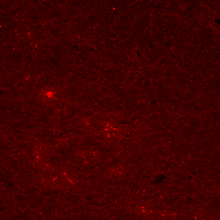
%> input picture Control/1-DUIZHAO1_0001.tif.frames/1-DUIZHAO1_0001_C003Z002.tif, 220 x 220 px, shrunk from 1024 x 1024 before the run; its folder holds only this picture in this run
$ octave --eval "countobjects;"   (GNU Octave 9; MATLAB toolbox functions it lacks are replaced by stand-ins)
%> lines starting %> are read from the running program, lines starting %| are printed output that depends on the picture; in (x1, y1, x2, y2) boxes, pixels count from 0 and x2, y2 are one past the last pixel; in counts of white or black regions, pixels touching at a corner belong together; the program's own positions count from 1
function countobjects()

clear

imgPathes = {'Control', '1-DUIZHAO1_0001'; ...
    'CuSO4', '1-CuSO4-1';...
    'SBB', '1-SBB1'};

for i = 1:size(imgPathes,1)  % for each 3D image
    imgPathOri = ['./' imgPathes{i,1} '/' imgPathes{i,2} '.tif.frames'];
    [counto, zz, cc] = countImgObjects(imgPathes{i,2}, imgPathOri);
% [6 lines not run here, left out]
function [counto,zz,cc] = countImgObjects(imgPath_i, imgPathOri)
%> called with imgPath_i = '1-DUIZHAO1_0001', imgPathOri = './Control/1-DUIZHAO1_0001.tif.frames'
%% Setting params
% Calculating binarization threshold coefficient J
M=0;
imgPathAll = dir([imgPathOri '/' imgPath_i '_C003Z*']);
for n=1:length(imgPathAll)
    imgPath = [imgPathOri '/' imgPathAll(n).name];
    I = imread(imgPath);
%> I is the input picture: size 220x220x3 uint8; mean R, G, B 65.3, 0, 0
    gray = rgb2gray(I);
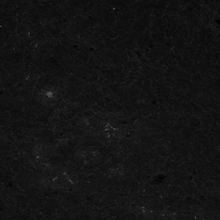
%> gray: size 220x220 uint8; min 1, max 76, mean 19.5
    m=mean2(gray);
%> m = 19.54
    M=M+m;
%> M = 19.54
end
mean1=M/double(length(imgPathAll));
%> mean1 = 19.54
J=0.022*mean1+0.3861;%The fitted curve based on the three groups of average gray values and the debugged threshold
%> J = 0.816
%Setting the length, width and height of the voxel
l=0.5101;w=0.5101;h=1;
%Setting Maximum diameter and minimum diameter
Md=5;md=0.5;

%% Loading Images
for n=1:length(imgPathAll)
    imgPath = [imgPathOri '/' imgPathAll(n).name];
    I = imread(imgPath);
    s=size(I);
%> s = [220 220 3]
    gray = rgb2gray(I);

    %% Threshold segmentation and region growing method
    thresh = double(max(max(gray))) *J/255;
%> thresh = 0.243
    bw = imbinarize(gray,thresh);
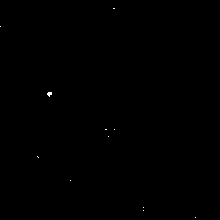
%> bw: size 220x220 logical; 0.06% white in thin lines or dots, all inside (x1, y1, x2, y2) = (0, 8, 196, 218)
    L1 = logical(bw);
    STATS = regionprops(L1,'all');
%> STATS = 11 regions; largest, box (x1, y1, x2, y2), Area, Centroid, MajorAxisLength, MinorAxisLength and Eccentricity: (47, 92, 52, 97) 17 [50.1 94.5] 5.41 4.44 0.57, (37, 156, 39, 158) 2 [38.5 157.5] 3.06 1.15 0.926, (105, 129, 107, 130) 2 [106.5 130] 2.31 1.15 0.866
    R=double(zeros(s(1),s(2)));
    for d =1:length(STATS)
        coor = STATS(d).Centroid;
        x0=coor(1);y0=coor(2);
        x0 = uint32(x0);y0 = uint32(y0);
        zhan = zeros(s(1)*s(2),2);
        pzhan = 1;
        zhan(pzhan,1)=x0; zhan(pzhan,2)=y0;
        R(y0,x0)=1;
        while pzhan > 0
           x1 = zhan(pzhan,1);y1 = zhan(pzhan,2);
            pzhan = pzhan - 1;
            for a = -1 : 1
                for b = -1 : 1
                    if x1+a > 0 && x1+a <= s(2) &&y1+b > 0 && y1+b <=s(1) && gray(y1+b,x1+a)>gray(y0,x0)-15&& R(y1+b,x1+a) ~= 1
                        R(y1+b,x1+a) = 1;
                        pzhan = pzhan + 1;
                        zhan(pzhan,1) = x1 + a;
                        zhan(pzhan,2) = y1 + b;
                    end
                end
            end
        end
    end
%> this loop made 11 passes
%> (x0, y0) on passes 1, 4, 6, 8, 9, 10, 11: (1, 27), (71, 181), (109, 137), (115, 130), (144, 208), (144, 211), (196, 218)
%> (coor, x0, y0) on passes 2, 3, 5, 7: ([38.5 157.5], 39, 158), ([50.06 94.47], 50, 94), ([106.5 130], 107, 130), ([114.5 9], 115, 9)

    %% removing and filling
    L2 = logical(R);
    STATS1 = regionprops(L2,'all');
%> STATS1 = 11 regions; largest, box (x1, y1, x2, y2), Area, Centroid, MajorAxisLength, MinorAxisLength and Eccentricity: (47, 92, 52, 97) 20 [50.1 94.8] 5.56 4.87 0.482, (37, 156, 39, 158) 4 [38.5 157.5] 2.31 2.31 0, (108, 135, 110, 137) 4 [109.5 136.5] 2.31 2.31 0
    for d1 =1:length(STATS1)
        dia=STATS1(d1).MaxFeretDiameter;
        if dia*l>=100
            A=STATS1(d1).PixelList;
            for i=1:STATS1(d1).Area
                for j=1:2
                    B(j)=A(i,j);
                end
                R(B(2),B(1))=0;
            end
        end
    end
%> this loop made 1 pass
    r=imfill(R);

    %% creating volume
    Q=double(r).*double(gray);
    model1(:,:,n)=Q;
end

%% Screening bacteria
CC = bwconncomp(model1);
L3 = labelmatrix(CC);
stats = regionprops3(L3,model1,'all');
c=1;
z=0;
for v1=1:height(stats)
    if stats.BoundingBox(v1,4)*l<=Md&&stats.BoundingBox(v1,4)*l>=md...
            &&stats.BoundingBox(v1,5)*w<=Md&&stats.BoundingBox(v1,5)*w>=md...
            &&stats.BoundingBox(v1,6)*h<=Md&&stats.BoundingBox(v1,6)*h>=md
        V(c)=(stats.Volume(v1))*(l*w*h);
         z=z+V(c);
        G(c)=stats.MeanIntensity(v1);
        c=c+1;
    else
        D=stats.VoxelList(v1);
        D1=cell2mat(D);
        for o=1:stats.Volume(v1)
            for p=1:3
                B(p)=D1(o,p);
            end
            model1(B(2),B(1),B(3))=0;
        end
    end
end
c=c-1;

%% counting mean fluorescence intensities and volume
C=zeros(1,9);
Z=zeros(1,4);
for k=1:c
    if V(k)>0&&V(k)<=4
        Z(1)=Z(1)+V(k);
    elseif V(k)>4&&V(k)<=8
        Z(2)=Z(2)+V(k);
    elseif V(k)>8&&V(k)<=12
        Z(3)=Z(3)+V(k);
    else
        Z(4)=Z(4)+V(k);
    end
end
zz=Z./z;
for k=1:c
    if G(k)<=20
        C(1)=C(1)+1;
    elseif G(k)>20&&G(k)<=30
        C(2)=C(2)+1;
    elseif G(k)>30&&G(k)<=40
        C(3)=C(3)+1;
    elseif G(k)>40&&G(k)<=50
        C(4)=C(4)+1;
    elseif G(k)>50&&G(k)<=60
        C(5)=C(5)+1;
    elseif G(k)>60&&G(k)<=70
        C(6)=C(6)+1;
    elseif G(k)>70&&G(k)<=80
        C(7)=C(7)+1;
    elseif G(k)>80&&G(k)<=90
        C(8)=C(8)+1;
    else
        C(9)=C(9)+1;
     end
end
cc=C./c;

%% Counting bacterial load
for o=1:length(imgPathAll)
    E=model1(:,:,o);
    bw1 = imbinarize(E,0);
    L4 = logical(bw1);
    STATS2 = regionprops(L4,'all');
    counto(o)=length(STATS2);
end

%% The final volume properties
CC1 = bwconncomp(model1);
L5 = labelmatrix(CC1);
stats1 = regionprops3(L5,model1,'all');


%> (the run ends here)
